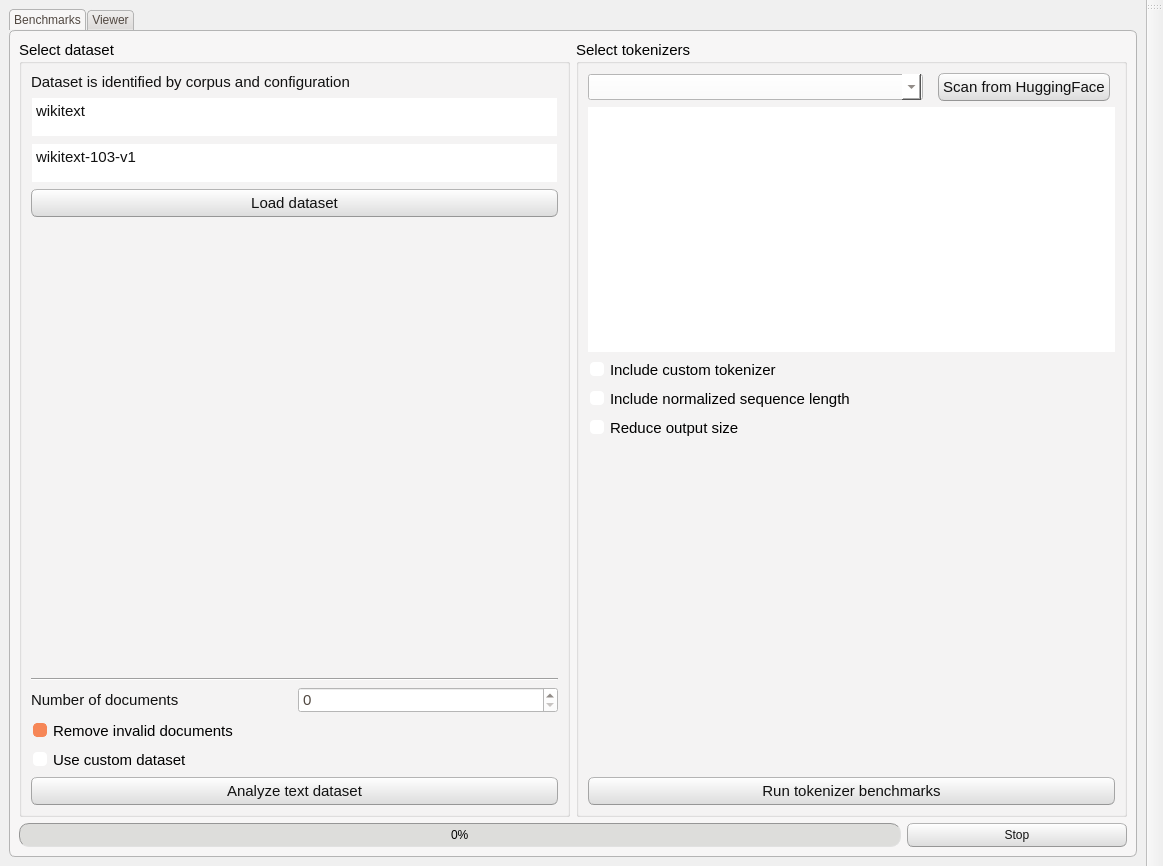
<?xml version="1.0" encoding="UTF-8"?>
<ui version="4.0">
 <class>MainWindow</class>
 <widget class="QMainWindow" name="MainWindow">
  <property name="geometry">
   <rect>
    <x>0</x>
    <y>0</y>
    <width>1163</width>
    <height>866</height>
   </rect>
  </property>
  <property name="minimumSize">
   <size>
    <width>800</width>
    <height>500</height>
   </size>
  </property>
  <property name="windowTitle">
   <string>TokenBenchy v1.4</string>
  </property>
  <property name="styleSheet">
   <string notr="true">/*
Ubuntu Style Sheet for QT Applications
Author: Jaime A. Quiroga P.
Company: GTRONICK
Last updated: 01/10/2021 (dd/mm/yyyy), 15:18.
Available at: https://github.com/GTRONICK/QSS/blob/master/Ubuntu.qss
*/
QMainWindow {
	background-color:#f0f0f0;
}
QCheckBox {
	padding:2px;
}
QCheckBox:hover {
	border:1px solid rgb(255,150,60);
	border-radius:4px;
	padding: 1px;
	background-color:qlineargradient(spread:pad, x1:0.5, y1:1, x2:0.5, y2:0, stop:0 rgba(190, 90, 50, 50), stop:1 rgba(250, 130, 40, 50));
}
QCheckBox::indicator:checked {
	border:1px solid rgb(246, 134, 86);
	border-radius:4px;
  	background-color:rgb(246, 134, 86)
}
QCheckBox::indicator:unchecked {
	border-width:1px solid rgb(246, 134, 86);
	border-radius:4px;
  	background-color:rgb(255,255,255);
}
QColorDialog {
	background-color:#f0f0f0;
}
QComboBox {
	color:rgb(81,72,65);
	background: #ffffff;
}
QComboBox:editable {
	selection-color:rgb(81,72,65);
	selection-background-color: #ffffff;
}
QComboBox QAbstractItemView {
	selection-color: #ffffff;
	selection-background-color: rgb(246, 134, 86);
}
QComboBox:!editable:on, QComboBox::drop-down:editable:on {
	color:  #1e1d23;	
}
QDateTimeEdit, QDateEdit, QDoubleSpinBox, QFontComboBox {
	color:rgb(81,72,65);
	background-color: #ffffff;
}

QDialog {
	background-color:#f0f0f0;
}

QLabel,QLineEdit {
	color:rgb(17,17,17);
}
QLineEdit {
	background-color:rgb(255,255,255);
	selection-background-color:rgb(236,116,64);
}
QMenuBar {
	color:rgb(223,219,210);
	background-color:rgb(65,64,59);
}
QMenuBar::item {
	padding-top:4px;
	padding-left:4px;
	padding-right:4px;
	color:rgb(223,219,210);
	background-color:rgb(65,64,59);
}
QMenuBar::item:selected {
	color:rgb(255,255,255);
	padding-top:2px;
	padding-left:2px;
	padding-right:2px;
	border-top-width:2px;
	border-left-width:2px;
	border-right-width:2px;
	border-top-right-radius:4px;
	border-top-left-radius:4px;
	border-style:solid;
	background-color:rgb(65,64,59);
	border-top-color: rgb(47,47,44);
	border-right-color: qlineargradient(spread:pad, x1:0, y1:1, x2:1, y2:0, stop:0 rgba(90, 87, 78, 255), stop:1 rgba(47,47,44, 255));
	border-left-color:  qlineargradient(spread:pad, x1:1, y1:0, x2:0, y2:0, stop:0 rgba(90, 87, 78, 255), stop:1 rgba(47,47,44, 255));
}
QMenu {
	color:rgb(223,219,210);
	background-color:rgb(65,64,59);
}
QMenu::item {
	color:rgb(223,219,210);
	padding:4px 10px 4px 20px;
}
QMenu::item:selected {
	color:rgb(255,255,255);
	background-color: qlineargradient(spread:pad, x1:0.5, y1:1, x2:0.5, y2:0, stop:0 rgba(225, 108, 54, 255), stop:1 rgba(246, 134, 86, 255));
	border-style:solid;
	border-width:3px;
	padding:4px 7px 4px 17px;
	border-bottom-color:qlineargradient(spread:pad, x1:0.5, y1:1, x2:0.5, y2:0, stop:0 rgba(175,85,48,255), stop:1 rgba(236,114,67, 255));
	border-top-color:qlineargradient(spread:pad, x1:0.5, y1:1, x2:0.5, y2:0, stop:0 rgba(253,156,113,255), stop:1 rgba(205,90,46, 255));
	border-right-color:qlineargradient(spread:pad, x1:0, y1:0.5, x2:1, y2:0.5, stop:0 rgba(253,156,113,255), stop:1 rgba(205,90,46, 255));
	border-left-color:qlineargradient(spread:pad, x1:1, y1:0.5, x2:0, y2:0.5, stop:0 rgba(253,156,113,255), stop:1 rgba(205,90,46, 255));
}
QPlainTextEdit {
	border: 1px solid transparent;
	color:rgb(17,17,17);
	selection-background-color:rgb(236,116,64);
    background-color: #FFFFFF;
}
QProgressBar {
	text-align: center;
	color: rgb(0, 0, 0);
	border: 1px inset rgb(150,150,150); 
	border-radius: 10px;
	background-color:rgb(221,221,219);
}
QProgressBar::chunk:horizontal {
	background-color: qlineargradient(spread:pad, x1:0.5, y1:1, x2:0.5, y2:0, stop:0 rgba(225, 108, 54, 255), stop:1 rgba(246, 134, 86, 255));
	border:1px solid;
	border-radius:8px;
	border-bottom-color:qlineargradient(spread:pad, x1:0.5, y1:1, x2:0.5, y2:0, stop:0 rgba(175,85,48,255), stop:1 rgba(236,114,67, 255));
	border-top-color:qlineargradient(spread:pad, x1:0.5, y1:1, x2:0.5, y2:0, stop:0 rgba(253,156,113,255), stop:1 rgba(205,90,46, 255));
	border-right-color:qlineargradient(spread:pad, x1:0, y1:0.5, x2:1, y2:0.5, stop:0 rgba(253,156,113,255), stop:1 rgba(205,90,46, 255));
	border-left-color:qlineargradient(spread:pad, x1:1, y1:0.5, x2:0, y2:0.5, stop:0 rgba(253,156,113,255), stop:1 rgba(205,90,46, 255));
}
QPushButton{
	color:rgb(17,17,17);
	border-width: 1px;
	border-radius: 6px;
	border-bottom-color: rgb(150,150,150);
	border-right-color: rgb(165,165,165);
	border-left-color: rgb(165,165,165);
	border-top-color: rgb(180,180,180);
	border-style: solid;
	padding: 4px;
	background-color: qlineargradient(spread:pad, x1:0.5, y1:1, x2:0.5, y2:0, stop:0 rgba(220, 220, 220, 255), stop:1 rgba(255, 255, 255, 255));
}
QPushButton:hover{
	color:rgb(17,17,17);
	border-width: 1px;
	border-radius:6px;
	border-top-color: rgb(255,150,60);
	border-right-color: qlineargradient(spread:pad, x1:0, y1:1, x2:1, y2:0, stop:0 rgba(200, 70, 20, 255), stop:1 rgba(255,150,60, 255));
	border-left-color:  qlineargradient(spread:pad, x1:1, y1:0, x2:0, y2:0, stop:0 rgba(200, 70, 20, 255), stop:1 rgba(255,150,60, 255));
	border-bottom-color: rgb(200,70,20);
	border-style: solid;
	padding: 2px;
	background-color: qlineargradient(spread:pad, x1:0.5, y1:1, x2:0.5, y2:0, stop:0 rgba(220, 220, 220, 255), stop:1 rgba(255, 255, 255, 255));
}
QPushButton:default{
	color:rgb(17,17,17);
	border-width: 1px;
	border-radius:6px;
	border-top-color: rgb(255,150,60);
	border-right-color: qlineargradient(spread:pad, x1:0, y1:1, x2:1, y2:0, stop:0 rgba(200, 70, 20, 255), stop:1 rgba(255,150,60, 255));
	border-left-color:  qlineargradient(spread:pad, x1:1, y1:0, x2:0, y2:0, stop:0 rgba(200, 70, 20, 255), stop:1 rgba(255,150,60, 255));
	border-bottom-color: rgb(200,70,20);
	border-style: solid;
	padding: 2px;
	background-color: qlineargradient(spread:pad, x1:0.5, y1:1, x2:0.5, y2:0, stop:0 rgba(220, 220, 220, 255), stop:1 rgba(255, 255, 255, 255));
}
QPushButton:pressed{
	color:rgb(17,17,17);
	border-width: 1px;
	border-radius: 6px;
	border-width: 1px;
	border-top-color: rgba(255,150,60,200);
	border-right-color: qlineargradient(spread:pad, x1:0, y1:1, x2:1, y2:0, stop:0 rgba(200, 70, 20, 255), stop:1 rgba(255,150,60, 200));
	border-left-color:  qlineargradient(spread:pad, x1:1, y1:0, x2:0, y2:0, stop:0 rgba(200, 70, 20, 255), stop:1 rgba(255,150,60, 200));
	border-bottom-color: rgba(200,70,20,200);
	border-style: solid;
	padding: 2px;
	background-color: qlineargradient(spread:pad, x1:0.5, y1:0, x2:0.5, y2:1, stop:0 rgba(220, 220, 220, 255), stop:1 rgba(255, 255, 255, 255));
}
QPushButton:disabled{
	color:rgb(174,167,159);
	border-width: 1px;
	border-radius: 6px;
	background-color: qlineargradient(spread:pad, x1:0.5, y1:1, x2:0.5, y2:0, stop:0 rgba(200, 200, 200, 255), stop:1 rgba(230, 230, 230, 255));
}
QRadioButton {
	padding: 1px;
}
QRadioButton::indicator:checked {
	height: 10px;
	width: 10px;
	border-style:solid;
	border-radius:5px;
	border-width: 1px;
	border-color: rgba(246, 134, 86, 255);
	color: #a9b7c6;
	background-color:rgba(246, 134, 86, 255);
}
QRadioButton::indicator:!checked {
	height: 10px;
	width: 10px;
	border-style:solid;
	border-radius:5px;
	border-width: 1px;
	border-color: rgb(246, 134, 86);
	color: #a9b7c6;
	background-color: transparent;
}
QScrollArea {
	color: white;
	background-color:#f0f0f0;
}
QSlider::groove {
	border-style: solid;
	border-width: 1px;
	border-color: rgb(207,207,207);
}
QSlider::groove:horizontal {
	height: 5px;
	background: rgb(246, 134, 86);
}
QSlider::groove:vertical {
	width: 5px;
	background: rgb(246, 134, 86);
}
QSlider::handle:horizontal {
	background: rgb(253,253,253);
	border-style: solid;
	border-width: 1px;
	border-color: rgb(207,207,207);
	width: 12px;
	margin: -5px 0;
	border-radius: 7px;
}
QSlider::handle:vertical {
	background: rgb(253,253,253);
	border-style: solid;
	border-width: 1px;
	border-color: rgb(207,207,207);
	height: 12px;
	margin: 0 -5px;
	border-radius: 7px;
}
QSlider::add-page:horizontal, QSlider::add-page:vertical {
 	background: white;
}
QSlider::sub-page:horizontal, QSlider::sub-page:vertical {
	background: rgb(246, 134, 86);
}
QStatusBar, QSpinBox {
	color:rgb(81,72,65);
}
QSpinBox {
	background-color: #ffffff;
}
QScrollBar:horizontal {
	max-height: 20px;
	border: 1px transparent;
	margin: 0px 20px 0px 20px;
}
QScrollBar::handle:horizontal {
	background: rgb(253,253,253);
	border: 1px solid rgb(207,207,207);
	border-radius: 7px;
	min-width: 25px;
}
QScrollBar::handle:horizontal:hover {
	background: rgb(253,253,253);
	border: 1px solid rgb(255,150,60);
	border-radius: 7px;
	min-width: 25px;
}
QScrollBar::add-line:horizontal {
  	border: 1px solid rgb(207,207,207);
  	border-top-right-radius: 7px;
  	border-top-left-radius: 7px;
  	border-bottom-right-radius: 7px;
  	background: rgb(255, 255, 255);
  	width: 20px;
  	subcontrol-position: right;
  	subcontrol-origin: margin;
}
QScrollBar::add-line:horizontal:hover {
  	border: 1px solid rgb(255,150,60);
  	border-top-right-radius: 7px;
  	border-top-left-radius: 7px;
  	border-bottom-right-radius: 7px;
  	background: rgb(255, 255, 255);
  	width: 20px;
  	subcontrol-position: right;
  	subcontrol-origin: margin;
}
QScrollBar::add-line:horizontal:pressed {
  	border: 1px solid grey;
  	border-top-left-radius: 7px;
  	border-top-right-radius: 7px;
  	border-bottom-right-radius: 7px;
  	background: rgb(231,231,231);
  	width: 20px;
  	subcontrol-position: right;
  	subcontrol-origin: margin;
}
QScrollBar::sub-line:horizontal {
  	border: 1px solid rgb(207,207,207);
  	border-top-right-radius: 7px;
  	border-top-left-radius: 7px;
  	border-bottom-left-radius: 7px;
  	background: rgb(255, 255, 255);
  	width: 20px;
  	subcontrol-position: left;
  	subcontrol-origin: margin;
}
QScrollBar::sub-line:horizontal:hover {
  	border: 1px solid rgb(255,150,60);
  	border-top-right-radius: 7px;
  	border-top-left-radius: 7px;
  	border-bottom-left-radius: 7px;
  	background: rgb(255, 255, 255);
  	width: 20px;
  	subcontrol-position: left;
  	subcontrol-origin: margin;
}
QScrollBar::sub-line:horizontal:pressed {
  	border: 1px solid grey;
  	border-top-right-radius: 7px;
  	border-top-left-radius: 7px;
  	border-bottom-left-radius: 7px;
  	background: rgb(231,231,231);
  	width: 20px;
  	subcontrol-position: left;
  	subcontrol-origin: margin;
}
QScrollBar::left-arrow:horizontal {
  	border: 1px transparent grey;
  	border-top-left-radius: 3px;
  	border-bottom-left-radius: 3px;
  	width: 6px;
  	height: 6px;
  	background: rgb(230,230,230);
}
QScrollBar::right-arrow:horizontal {
	border: 1px transparent grey;
	border-top-right-radius: 3px;
	border-bottom-right-radius: 3px;
  	width: 6px;
  	height: 6px;
 	background: rgb(230,230,230);
}
QScrollBar::add-page:horizontal, QScrollBar::sub-page:horizontal {
 	background: none;
} 
QScrollBar:vertical {
	max-width: 20px;
	border: 1px transparent grey;
	margin: 20px 0px 20px 0px;
}
QScrollBar::add-line:vertical {
	border: 1px solid;
	border-color: rgb(207,207,207);
	border-bottom-right-radius: 7px;
	border-bottom-left-radius: 7px;
	border-top-left-radius: 7px;
	background: rgb(255, 255, 255);
  	height: 20px;
  	subcontrol-position: bottom;
  	subcontrol-origin: margin;
}
QScrollBar::add-line:vertical:hover {
  	border: 1px solid;
  	border-color: rgb(255,150,60);
  	border-bottom-right-radius: 7px;
  	border-bottom-left-radius: 7px;
  	border-top-left-radius: 7px;
  	background: rgb(255, 255, 255);
  	height: 20px;
  	subcontrol-position: bottom;
  	subcontrol-origin: margin;
}
QScrollBar::add-line:vertical:pressed {
  	border: 1px solid grey;
  	border-bottom-left-radius: 7px;
  	border-bottom-right-radius: 7px;
  	border-top-left-radius: 7px;
  	background: rgb(231,231,231);
  	height: 20px;
  	subcontrol-position: bottom;
  	subcontrol-origin: margin;
}
QScrollBar::sub-line:vertical {
  	border: 1px solid rgb(207,207,207);
  	border-top-right-radius: 7px;
  	border-top-left-radius: 7px;
  	border-bottom-left-radius: 7px;
  	background: rgb(255, 255, 255);
  	height: 20px;
  	subcontrol-position: top;
  	subcontrol-origin: margin;
}
QScrollBar::sub-line:vertical:hover {
  	border: 1px solid rgb(255,150,60);
  	border-top-right-radius: 7px;
  	border-top-left-radius: 7px;
  	border-bottom-left-radius: 7px;
	background: rgb(255, 255, 255);
  	height: 20px;
  	subcontrol-position: top;
  	subcontrol-origin: margin;
}
QScrollBar::sub-line:vertical:pressed {
  	border: 1px solid grey;
  	border-top-left-radius: 7px;
  	border-top-right-radius: 7px;
  	background: rgb(231,231,231);
 	height: 20px;
  	subcontrol-position: top;
  	subcontrol-origin: margin;
}
QScrollBar::handle:vertical {
	background: rgb(253,253,253);
	border: 1px solid rgb(207,207,207);
	border-radius: 7px;
	min-height: 25px;
}
QScrollBar::handle:vertical:hover {
	background: rgb(253,253,253);
	border: 1px solid rgb(255,150,60);
	border-radius: 7px;
	min-height: 25px;
}
QScrollBar::up-arrow:vertical {
	border: 1px transparent grey;
  	border-top-left-radius: 3px;
	border-top-right-radius: 3px;
  	width: 6px;
  	height: 6px;
  	background: rgb(230,230,230);
}
QScrollBar::down-arrow:vertical {
  	border: 1px transparent grey;
  	border-bottom-left-radius: 3px;
  	border-bottom-right-radius: 3px;
  	width: 6px;
  	height: 6px;
  	background: rgb(230,230,230);
}
QScrollBar::add-page:vertical, QScrollBar::sub-page:vertical {
  	background: none;
}
QTabWidget {
	color:rgb(0,0,0);
	background-color:rgb(247,246,246);
}
QTabWidget::pane {
	border-color: rgb(180,180,180);
	background-color:rgb(247,246,246);
	border-style: solid;
	border-width: 1px;
  	border-radius: 6px;
}
QTabBar::tab {
	padding-left:4px;
	padding-right:4px;
	padding-bottom:2px;
	padding-top:2px;
	color:rgb(81,72,65);
  	background-color: qlineargradient(spread:pad, x1:0.5, y1:1, x2:0.5, y2:0, stop:0 rgba(221,218,217,255), stop:1 rgba(240,239,238,255));
	border-style: solid;
	border-width: 1px;
  	border-top-right-radius:4px;
	border-top-left-radius:4px;
	border-top-color: rgb(180,180,180);
	border-left-color: rgb(180,180,180);
	border-right-color: rgb(180,180,180);
	border-bottom-color: transparent;
}
QTabBar::tab:selected, QTabBar::tab:last:selected, QTabBar::tab:hover {
  	background-color:rgb(247,246,246);
  	margin-left: 0px;
  	margin-right: 1px;
}
QTabBar::tab:!selected {
	margin-top: 1px;
	margin-right: 1px;
}
QTextEdit {
	border-width: 1px;
	border-style: solid;
	border-color:transparent;
	color:rgb(17,17,17);
	selection-background-color:rgb(236,116,64);
}
QTimeEdit, QToolBox, QToolBox::tab, QToolBox::tab:selected {
	color:rgb(81,72,65);
	background-color: #ffffff;
}</string>
  </property>
  <widget class="QWidget" name="centralwidget">
   <property name="styleSheet">
    <string notr="true"/>
   </property>
   <layout class="QGridLayout" name="gridLayout_3">
    <item row="0" column="0">
     <widget class="QTabWidget" name="tabWidget">
      <property name="maximumSize">
       <size>
        <width>16777215</width>
        <height>16777212</height>
       </size>
      </property>
      <property name="currentIndex">
       <number>0</number>
      </property>
      <widget class="QWidget" name="tab">
       <attribute name="title">
        <string>Benchmarks</string>
       </attribute>
       <layout class="QVBoxLayout" name="verticalLayout_2">
        <item>
         <layout class="QHBoxLayout" name="horizontalLayout">
          <item>
           <widget class="QGroupBox" name="datasetGroup">
            <property name="font">
             <font>
              <pointsize>11</pointsize>
             </font>
            </property>
            <property name="title">
             <string>Select dataset</string>
            </property>
            <layout class="QVBoxLayout" name="verticalLayout_3">
             <item>
              <widget class="QLabel" name="datasetLabel">
               <property name="text">
                <string>Dataset is identified by corpus and configuration</string>
               </property>
              </widget>
             </item>
             <item>
              <widget class="QTextEdit" name="datasetCorpus">
               <property name="maximumSize">
                <size>
                 <width>16777215</width>
                 <height>40</height>
                </size>
               </property>
               <property name="font">
                <font>
                 <pointsize>11</pointsize>
                </font>
               </property>
               <property name="html">
                <string>&lt;!DOCTYPE HTML PUBLIC &quot;-//W3C//DTD HTML 4.0//EN&quot; &quot;http://www.w3.org/TR/REC-html40/strict.dtd&quot;&gt;
&lt;html&gt;&lt;head&gt;&lt;meta name=&quot;qrichtext&quot; content=&quot;1&quot; /&gt;&lt;meta charset=&quot;utf-8&quot; /&gt;&lt;style type=&quot;text/css&quot;&gt;
p, li { white-space: pre-wrap; }
hr { height: 1px; border-width: 0; }
li.unchecked::marker { content: &quot;\2610&quot;; }
li.checked::marker { content: &quot;\2612&quot;; }
&lt;/style&gt;&lt;/head&gt;&lt;body style=&quot; font-family:'Segoe UI'; font-size:11pt; font-weight:400; font-style:normal;&quot;&gt;
&lt;p style=&quot; margin-top:0px; margin-bottom:0px; margin-left:0px; margin-right:0px; -qt-block-indent:0; text-indent:0px;&quot;&gt;wikitext&lt;/p&gt;&lt;/body&gt;&lt;/html&gt;</string>
               </property>
              </widget>
             </item>
             <item>
              <widget class="QTextEdit" name="datasetConfig">
               <property name="maximumSize">
                <size>
                 <width>16777215</width>
                 <height>40</height>
                </size>
               </property>
               <property name="font">
                <font>
                 <pointsize>11</pointsize>
                </font>
               </property>
               <property name="html">
                <string>&lt;!DOCTYPE HTML PUBLIC &quot;-//W3C//DTD HTML 4.0//EN&quot; &quot;http://www.w3.org/TR/REC-html40/strict.dtd&quot;&gt;
&lt;html&gt;&lt;head&gt;&lt;meta name=&quot;qrichtext&quot; content=&quot;1&quot; /&gt;&lt;meta charset=&quot;utf-8&quot; /&gt;&lt;style type=&quot;text/css&quot;&gt;
p, li { white-space: pre-wrap; }
hr { height: 1px; border-width: 0; }
li.unchecked::marker { content: &quot;\2610&quot;; }
li.checked::marker { content: &quot;\2612&quot;; }
&lt;/style&gt;&lt;/head&gt;&lt;body style=&quot; font-family:'Segoe UI'; font-size:11pt; font-weight:400; font-style:normal;&quot;&gt;
&lt;p style=&quot; margin-top:0px; margin-bottom:0px; margin-left:0px; margin-right:0px; -qt-block-indent:0; text-indent:0px;&quot;&gt;wikitext-103-v1&lt;/p&gt;&lt;/body&gt;&lt;/html&gt;</string>
               </property>
              </widget>
             </item>
             <item>
              <widget class="QPushButton" name="loadDataset">
               <property name="text">
                <string>Load dataset</string>
               </property>
              </widget>
             </item>
             <item>
              <spacer name="verticalSpacer">
               <property name="orientation">
                <enum>Qt::Orientation::Vertical</enum>
               </property>
               <property name="sizeHint" stdset="0">
                <size>
                 <width>20</width>
                 <height>40</height>
                </size>
               </property>
              </spacer>
             </item>
             <item>
              <widget class="Line" name="line">
               <property name="orientation">
                <enum>Qt::Orientation::Horizontal</enum>
               </property>
              </widget>
             </item>
             <item>
              <layout class="QHBoxLayout" name="horizontalLayout_6">
               <item>
                <widget class="QLabel" name="NDLabel">
                 <property name="text">
                  <string>Number of documents</string>
                 </property>
                </widget>
               </item>
               <item>
                <widget class="QSpinBox" name="numDocs">
                 <property name="toolTip">
                  <string>&lt;html&gt;&lt;head/&gt;&lt;body&gt;&lt;p&gt;Maximum number of documents to consider for both dataset analysis and tokenizers benchmarks&lt;/p&gt;&lt;/body&gt;&lt;/html&gt;</string>
                 </property>
                 <property name="maximum">
                  <number>1000000000</number>
                 </property>
                </widget>
               </item>
              </layout>
             </item>
             <item>
              <widget class="QCheckBox" name="removeInvalid">
               <property name="text">
                <string>Remove invalid documents</string>
               </property>
               <property name="checked">
                <bool>true</bool>
               </property>
              </widget>
             </item>
             <item>
              <widget class="QCheckBox" name="useCustomDataset">
               <property name="text">
                <string>Use custom dataset</string>
               </property>
              </widget>
             </item>
             <item>
              <widget class="QPushButton" name="analyzeDataset">
               <property name="text">
                <string>Analyze text dataset</string>
               </property>
              </widget>
             </item>
            </layout>
           </widget>
          </item>
          <item>
           <widget class="QGroupBox" name="tokenizerGroup">
            <property name="font">
             <font>
              <pointsize>11</pointsize>
             </font>
            </property>
            <property name="title">
             <string>Select tokenizers</string>
            </property>
            <layout class="QVBoxLayout" name="verticalLayout_7">
             <item>
              <layout class="QHBoxLayout" name="selectTokenizerLayout" stretch="2,1">
               <property name="spacing">
                <number>15</number>
               </property>
               <property name="rightMargin">
                <number>5</number>
               </property>
               <item>
                <widget class="QComboBox" name="selectTokenizers"/>
               </item>
               <item>
                <widget class="QPushButton" name="scanHF">
                 <property name="text">
                  <string>Scan from HuggingFace</string>
                 </property>
                </widget>
               </item>
              </layout>
             </item>
             <item>
              <layout class="QVBoxLayout" name="verticalLayout">
               <item>
                <widget class="QPlainTextEdit" name="tokenizersToBenchmark">
                 <property name="toolTip">
                  <string>&lt;html&gt;&lt;head/&gt;&lt;body&gt;&lt;p&gt;Add tokenizers here using their string identifier from HuggingFace&lt;/p&gt;&lt;/body&gt;&lt;/html&gt;</string>
                 </property>
                </widget>
               </item>
               <item>
                <widget class="QCheckBox" name="includeCustomToken">
                 <property name="toolTip">
                  <string>&lt;html&gt;&lt;head/&gt;&lt;body&gt;&lt;p&gt;If you have a custom tokenizer, you can include it in the benchmarks. Remember to add the tokenizer files into resources/tokenizers/custom&lt;/p&gt;&lt;/body&gt;&lt;/html&gt;</string>
                 </property>
                 <property name="text">
                  <string>Include custom tokenizer</string>
                 </property>
                </widget>
               </item>
               <item>
                <widget class="QCheckBox" name="includeNSL">
                 <property name="text">
                  <string>Include normalized sequence length</string>
                 </property>
                </widget>
               </item>
               <item>
                <widget class="QCheckBox" name="reduceSize">
                 <property name="text">
                  <string>Reduce output size</string>
                 </property>
                </widget>
               </item>
              </layout>
             </item>
             <item>
              <spacer name="verticalSpacer_2">
               <property name="orientation">
                <enum>Qt::Orientation::Vertical</enum>
               </property>
               <property name="sizeHint" stdset="0">
                <size>
                 <width>20</width>
                 <height>40</height>
                </size>
               </property>
              </spacer>
             </item>
             <item>
              <widget class="QPushButton" name="runBenchmarks">
               <property name="text">
                <string>Run tokenizer benchmarks</string>
               </property>
              </widget>
             </item>
            </layout>
           </widget>
          </item>
         </layout>
        </item>
        <item>
         <layout class="QHBoxLayout" name="progressBarLayout" stretch="4,1">
          <item>
           <widget class="QProgressBar" name="progressBar">
            <property name="maximumSize">
             <size>
              <width>16777215</width>
              <height>50</height>
             </size>
            </property>
            <property name="value">
             <number>0</number>
            </property>
           </widget>
          </item>
          <item>
           <widget class="QPushButton" name="stopThread">
            <property name="text">
             <string>Stop</string>
            </property>
           </widget>
          </item>
         </layout>
        </item>
       </layout>
      </widget>
      <widget class="QWidget" name="viewerTab">
       <attribute name="title">
        <string>Viewer</string>
       </attribute>
       <layout class="QHBoxLayout" name="horizontalLayout_7">
        <item>
         <layout class="QHBoxLayout" name="viewerLayout">
          <item>
           <layout class="QVBoxLayout" name="verticalLayout_5">
            <item>
             <widget class="QGraphicsView" name="figureCanvas"/>
            </item>
            <item>
             <widget class="QPushButton" name="visualizeResults">
              <property name="text">
               <string>Visualize benchmarks results</string>
              </property>
             </widget>
            </item>
            <item>
             <widget class="QPushButton" name="clearImg">
              <property name="text">
               <string>Clear</string>
              </property>
             </widget>
            </item>
            <item>
             <layout class="QHBoxLayout" name="horizontalLayout_3">
              <item>
               <widget class="QPushButton" name="previousImg">
                <property name="text">
                 <string>Previous</string>
                </property>
               </widget>
              </item>
              <item>
               <widget class="QPushButton" name="nextImg">
                <property name="text">
                 <string>Next</string>
                </property>
               </widget>
              </item>
             </layout>
            </item>
           </layout>
          </item>
          <item>
           <widget class="QGroupBox" name="imageOptionsGroup">
            <property name="title">
             <string>Options</string>
            </property>
            <layout class="QVBoxLayout" name="verticalLayout_4">
             <item>
              <layout class="QHBoxLayout" name="horizontalLayout_5">
               <item>
                <widget class="QLabel" name="DPILabel">
                 <property name="text">
                  <string>Image DPI</string>
                 </property>
                </widget>
               </item>
               <item>
                <widget class="QSpinBox" name="imageDPI">
                 <property name="maximum">
                  <number>4096</number>
                 </property>
                 <property name="value">
                  <number>400</number>
                 </property>
                </widget>
               </item>
              </layout>
             </item>
             <item>
              <spacer name="verticalSpacer_3">
               <property name="orientation">
                <enum>Qt::Orientation::Vertical</enum>
               </property>
               <property name="sizeHint" stdset="0">
                <size>
                 <width>20</width>
                 <height>40</height>
                </size>
               </property>
              </spacer>
             </item>
            </layout>
           </widget>
          </item>
         </layout>
        </item>
       </layout>
      </widget>
     </widget>
    </item>
   </layout>
  </widget>
  <widget class="QMenuBar" name="menubar">
   <property name="geometry">
    <rect>
     <x>0</x>
     <y>0</y>
     <width>1163</width>
     <height>26</height>
    </rect>
   </property>
  </widget>
  <widget class="QToolBar" name="toolBar">
   <property name="windowTitle">
    <string>toolBar</string>
   </property>
   <attribute name="toolBarArea">
    <enum>RightToolBarArea</enum>
   </attribute>
   <attribute name="toolBarBreak">
    <bool>false</bool>
   </attribute>
  </widget>
 </widget>
 <resources/>
 <connections/>
</ui>
